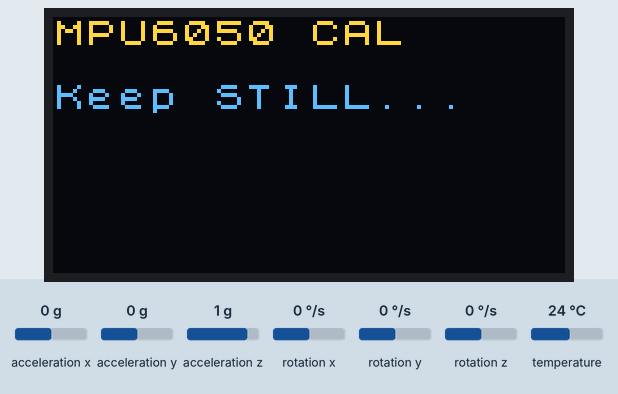
Recording of a sketch running on a simulated Arduino Uno, built with avr-gcc and run on an emulated ATmega328P. Shown: 128×64 one-colour display. The test bench sets the inputs (shaded band); at power-on: acceleration x 0 g, acceleration y 0 g, acceleration z 1 g, rotation x 0 °/s, rotation y 0 °/s, rotation z 0 °/s, temperature 24 °C. The OLED is the two-colour kind (top 16 rows yellow); what the sketch prints to the serial monitor is not drawn. At 7.8 s the program stops and its outputs stay as they are.

Above: at 0.7 s.
At 3.36 s:
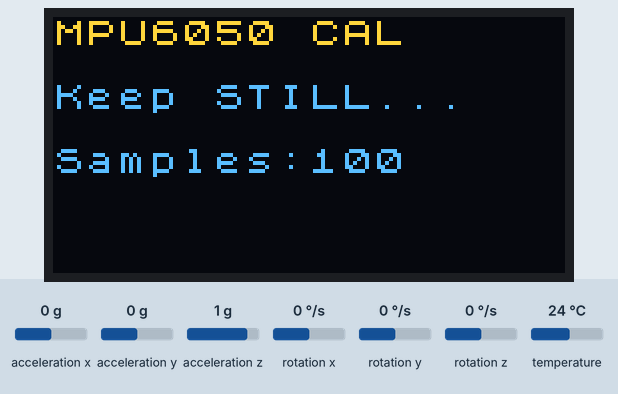
At 4.34 s:
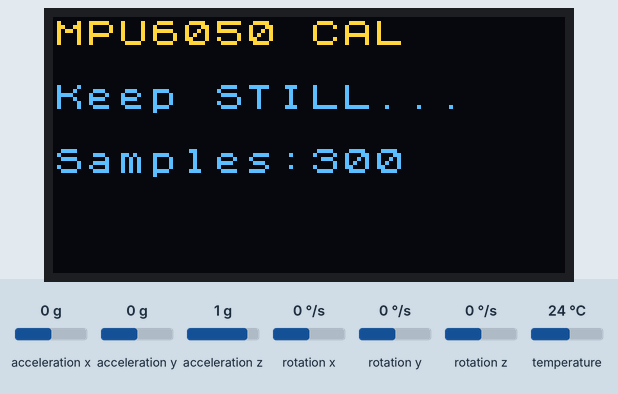
At 4.83 s:
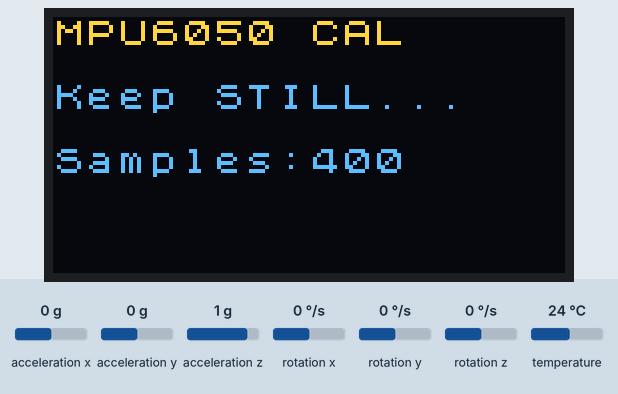
At 7.8 s:
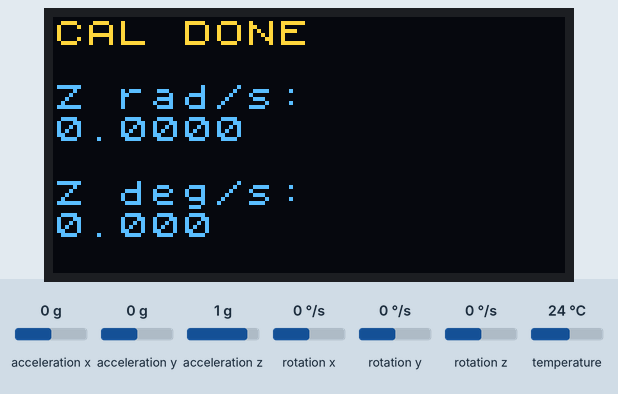

Measured:
- what the display in image 0 shows lasts 2.4 s, from 0.7 s to 3.1 s
- what the display in image 1 shows lasts 0.5 s, from 3.1 s to 3.6 s

The sketch:

08_Car-3_MPU6050_Gyroscope_Calibration_Offset_OLED.ino
```cpp
#include <Wire.h>
#include <U8x8lib.h>
#include <Adafruit_MPU6050.h>
#include <Adafruit_Sensor.h>

// ================= OLED (U8X8) =================
U8X8_SSD1306_128X64_NONAME_HW_I2C u8x8(U8X8_PIN_NONE);

// ================= MPU6050 =================
Adafruit_MPU6050 mpu;

void setup() {
  Serial.begin(115200);
  delay(500);

  // OLED init
  u8x8.begin();
  u8x8.setFont(u8x8_font_chroma48medium8_r);
  u8x8.clear();
  u8x8.drawString(0, 0, "MPU6050 CAL");

  // MPU init
  if (!mpu.begin()) {
    Serial.println("MPU6050 NOT FOUND!");
    u8x8.drawString(0, 2, "MPU NOT FOUND");
    while (1);
  }

  // Optional: set stable settings
  mpu.setGyroRange(MPU6050_RANGE_250_DEG);
  mpu.setFilterBandwidth(MPU6050_BAND_21_HZ);

  Serial.println("Keep robot STILL...");
  u8x8.drawString(0, 2, "Keep STILL...");
  delay(2000);

  // ================= Calibration =================
  const int N = 1000;
  double sumZ = 0;

  for (int i = 1; i <= N; i++) {
    sensors_event_t a, g, t;
    mpu.getEvent(&a, &g, &t);

    sumZ += g.gyro.z;  // rad/s

    // small delay for stable sampling
    delay(2);

    // progress on OLED (optional)
    if (i % 100 == 0) {
      u8x8.clearLine(4);
      u8x8.setCursor(0, 4);
      u8x8.print("Samples:");
      u8x8.print(i);
    }
  }

  double biasZ_rad = sumZ / N;
  double biasZ_dps = biasZ_rad * 180.0 / PI;

  // ================= Print Results =================
  Serial.println("========== GYRO CAL DONE ==========");
  Serial.print("Samples: ");
  Serial.println(N);

  Serial.print("GyroZ bias (rad/s): ");
  Serial.println(biasZ_rad, 6);

  Serial.print("GyroZ bias (deg/s): ");
  Serial.println(biasZ_dps, 6);

  // ================= OLED Results =================
  u8x8.clear();
  u8x8.drawString(0, 0, "CAL DONE");

  u8x8.setCursor(0, 2);
  u8x8.print("Z rad/s:");
  u8x8.setCursor(0, 3);
  u8x8.print(biasZ_rad, 4);

  u8x8.setCursor(0, 5);
  u8x8.print("Z deg/s:");
  u8x8.setCursor(0, 6);
  u8x8.print(biasZ_dps, 3);

  // Stop here so value stays visible
  while (1);
}

void loop() {
  // not used
}
```
